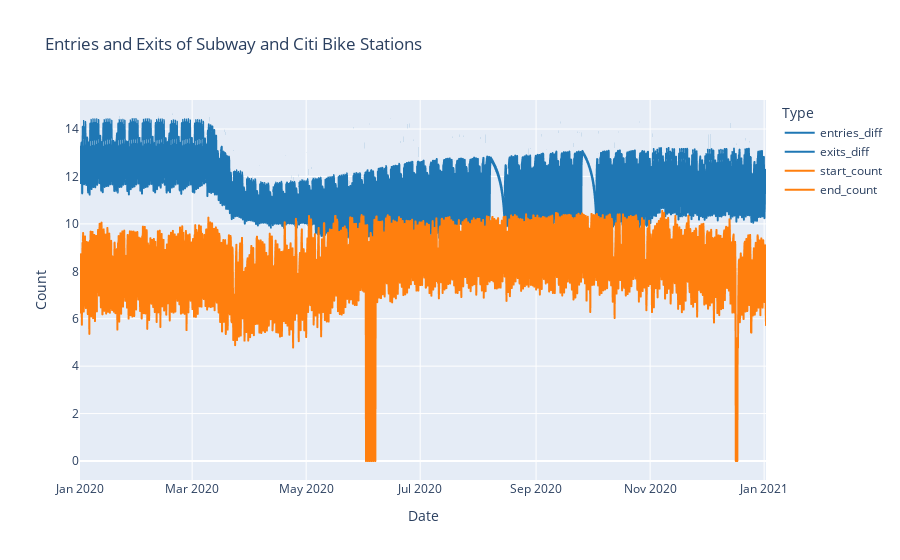
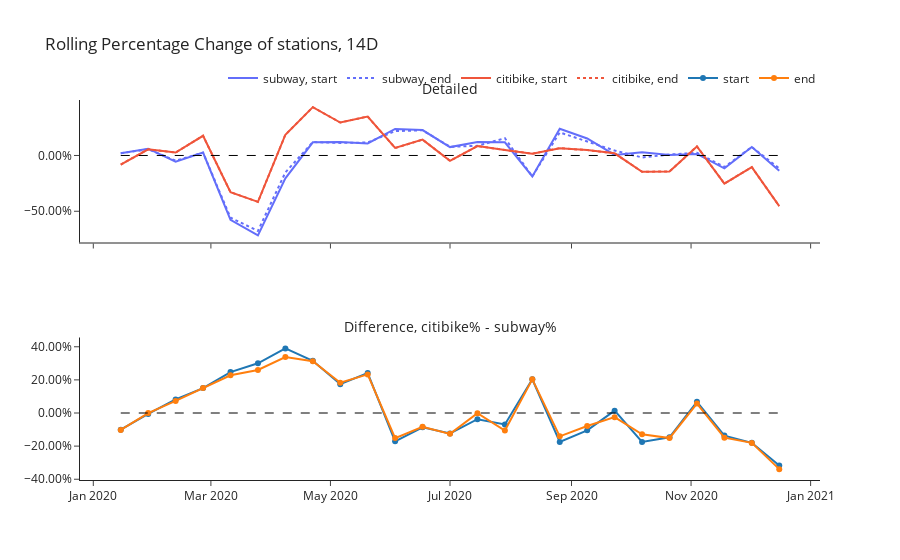

The notebook cell these images were saved under, in order:
### Code cell
def graph_all(window: str = "7D"):
    max_datetime = df_subway['datetime_rounded'].max()
    min_datetime = df_subway['datetime_rounded'].min()
    df_graph = (
        df_subway.groupby('datetime_rounded').sum().reset_index()
        .merge(
            (df_citibike.loc[(df_citibike['datetime_rounded'] >= min_datetime) & (df_citibike['datetime_rounded'] <= max_datetime), :]
            .groupby('datetime_rounded').sum().reset_index()),
            on='datetime_rounded'
        )
    )
    figure = px.line(
        (
            df_graph
            #.resample('1D', on='datetime_rounded').sum().reset_index()
            .assign(
                entries_diff = lambda df: np.log(df['entries_diff'] + 1),
                exits_diff = lambda df: np.log(df['exits_diff'] + 1),
                start_count = lambda df: np.log(df['start_count'] + 1),
                end_count = lambda df: np.log(df['end_count'] + 1)
            )
        ),
        x='datetime_rounded',
        y=['entries_diff', 'exits_diff', 'start_count', 'end_count'],
        labels={
            'datetime_rounded': 'Date',
            'value': 'Count',
            'variable': 'Type'
        },
        title=f"Entries and Exits of Subway and Citi Bike Stations",
        color_discrete_sequence=['#1f77b4', '#1f77b4', '#ff7f0e', '#ff7f0e'],
        #symbol_sequence=['circle', 'square', 'circle', 'square'],

    )
    figure.show()
    figure = npt.plot_rolling_pct_change(
        df_graph,
        window=window,
        datetime_col='datetime_rounded'
    )
    figure.update_layout(
        title=f"Rolling Percentage Change of stations, {window}",
        legend=dict(
            orientation='h',
            yanchor='bottom',
            y=1.02,
            xanchor='right',
            x=1
        )
    )
    figure.show()


graph_all(window="14D")

### Figure 1 — Plotly figure (JSON) as saved in the notebook; plotly's stock layout.template omitted (floating-point values rounded to 4 significant figures; data arrays with more than 128 entries replaced by an {"elided": "..."} marker saying what was removed)
{"data": [{"hovertemplate": "Type=entries_diff<br>Date=%{x}<br>Count=%{y}<extra></extra>", "legendgroup": "entries_diff", "line": {"color": "#1f77b4", "dash": "solid"}, "marker": {"symbol": "circle"}, "mode": "lines", "name": "entries_diff", "showlegend": true, "type": "scattergl", "x": {"elided": "2203 str values"}, "xaxis": "x", "y": {"elided": "2203 float values"}, "yaxis": "y"}, {"hovertemplate": "Type=exits_diff<br>Date=%{x}<br>Count=%{y}<extra></extra>", "legendgroup": "exits_diff", "line": {"color": "#1f77b4", "dash": "solid"}, "marker": {"symbol": "circle"}, "mode": "lines", "name": "exits_diff", "showlegend": true, "type": "scattergl", "x": {"elided": "2203 str values"}, "xaxis": "x", "y": {"elided": "2203 float values"}, "yaxis": "y"}, {"hovertemplate": "Type=start_count<br>Date=%{x}<br>Count=%{y}<extra></extra>", "legendgroup": "start_count", "line": {"color": "#ff7f0e", "dash": "solid"}, "marker": {"symbol": "circle"}, "mode": "lines", "name": "start_count", "showlegend": true, "type": "scattergl", "x": {"elided": "2203 str values"}, "xaxis": "x", "y": {"elided": "2203 float values"}, "yaxis": "y"}, {"hovertemplate": "Type=end_count<br>Date=%{x}<br>Count=%{y}<extra></extra>", "legendgroup": "end_count", "line": {"color": "#ff7f0e", "dash": "solid"}, "marker": {"symbol": "circle"}, "mode": "lines", "name": "end_count", "showlegend": true, "type": "scattergl", "x": {"elided": "2203 str values"}, "xaxis": "x", "y": {"elided": "2203 float values"}, "yaxis": "y"}], "layout": {"legend": {"title": {"text": "Type"}, "tracegroupgap": 0}, "title": {"text": "Entries and Exits of Subway and Citi Bike Stations"}, "xaxis": {"anchor": "y", "domain": [0, 1], "title": {"text": "Date"}}, "yaxis": {"anchor": "x", "domain": [0, 1], "title": {"text": "Count"}}}}

### Figure 2 — Plotly figure (JSON) as saved in the notebook; plotly's stock layout.template omitted (floating-point values rounded to 4 significant figures)
{"data": [{"hovertemplate": "Transportation=subway<br>Start or End=start<br>Date=%{x}<br>Percentage Change=%{y}<extra></extra>", "legendgroup": "subway, start", "line": {"color": "#636efa", "dash": "solid"}, "marker": {"symbol": "circle"}, "mode": "lines", "name": "subway, start", "orientation": "v", "showlegend": true, "type": "scatter", "x": ["2020-01-15T00:00:00", "2020-01-29T00:00:00", "2020-02-12T00:00:00", "2020-02-26T00:00:00", "2020-03-11T00:00:00", "2020-03-25T00:00:00", "2020-04-08T00:00:00", "2020-04-22T00:00:00", "2020-05-06T00:00:00", "2020-05-20T00:00:00", "2020-06-03T00:00:00", "2020-06-17T00:00:00", "2020-07-01T00:00:00", "2020-07-15T00:00:00", "2020-07-29T00:00:00", "2020-08-12T00:00:00", "2020-08-26T00:00:00", "2020-09-09T00:00:00", "2020-09-23T00:00:00", "2020-10-07T00:00:00", "2020-10-21T00:00:00", "2020-11-04T00:00:00", "2020-11-18T00:00:00", "2020-12-02T00:00:00", "2020-12-16T00:00:00"], "xaxis": "x", "y": [0.01906, 0.06055, -0.0561, 0.02572, -0.5767, -0.7163, -0.2046, 0.118, 0.121, 0.1078, 0.2378, 0.2278, 0.07497, 0.1216, 0.1182, -0.1881, 0.24, 0.1526, 0.005287, 0.02835, 0.003406, 0.01387, -0.1155, 0.07577, -0.1372], "yaxis": "y"}, {"hovertemplate": "Transportation=subway<br>Start or End=end<br>Date=%{x}<br>Percentage Change=%{y}<extra></extra>", "legendgroup": "subway, end", "line": {"color": "#636efa", "dash": "dot"}, "marker": {"symbol": "circle"}, "mode": "lines", "name": "subway, end", "orientation": "v", "showlegend": true, "type": "scatter", "x": ["2020-01-15T00:00:00", "2020-01-29T00:00:00", "2020-02-12T00:00:00", "2020-02-26T00:00:00", "2020-03-11T00:00:00", "2020-03-25T00:00:00", "2020-04-08T00:00:00", "2020-04-22T00:00:00", "2020-05-06T00:00:00", "2020-05-20T00:00:00", "2020-06-03T00:00:00", "2020-06-17T00:00:00", "2020-07-01T00:00:00", "2020-07-15T00:00:00", "2020-07-29T00:00:00", "2020-08-12T00:00:00", "2020-08-26T00:00:00", "2020-09-09T00:00:00", "2020-09-23T00:00:00", "2020-10-07T00:00:00", "2020-10-21T00:00:00", "2020-11-04T00:00:00", "2020-11-18T00:00:00", "2020-12-02T00:00:00", "2020-12-16T00:00:00"], "xaxis": "x", "y": [0.02076, 0.05513, -0.04681, 0.02493, -0.5574, -0.6762, -0.1522, 0.1202, 0.1125, 0.1162, 0.2183, 0.2257, 0.07786, 0.08616, 0.1547, -0.1874, 0.2064, 0.1261, 0.04422, -0.01797, 0.008483, 0.02391, -0.1032, 0.07588, -0.1157], "yaxis": "y"}, {"hovertemplate": "Transportation=citibike<br>Start or End=start<br>Date=%{x}<br>Percentage Change=%{y}<extra></extra>", "legendgroup": "citibike, start", "line": {"color": "#EF553B", "dash": "solid"}, "marker": {"symbol": "circle"}, "mode": "lines", "name": "citibike, start", "orientation": "v", "showlegend": true, "type": "scatter", "x": ["2020-01-15T00:00:00", "2020-01-29T00:00:00", "2020-02-12T00:00:00", "2020-02-26T00:00:00", "2020-03-11T00:00:00", "2020-03-25T00:00:00", "2020-04-08T00:00:00", "2020-04-22T00:00:00", "2020-05-06T00:00:00", "2020-05-20T00:00:00", "2020-06-03T00:00:00", "2020-06-17T00:00:00", "2020-07-01T00:00:00", "2020-07-15T00:00:00", "2020-07-29T00:00:00", "2020-08-12T00:00:00", "2020-08-26T00:00:00", "2020-09-09T00:00:00", "2020-09-23T00:00:00", "2020-10-07T00:00:00", "2020-10-21T00:00:00", "2020-11-04T00:00:00", "2020-11-18T00:00:00", "2020-12-02T00:00:00", "2020-12-16T00:00:00"], "xaxis": "x", "y": [-0.08181, 0.05505, 0.02608, 0.1764, -0.3294, -0.4159, 0.1858, 0.4333, 0.295, 0.349, 0.06708, 0.1418, -0.04809, 0.08433, 0.04901, 0.01588, 0.06554, 0.04813, 0.01915, -0.1464, -0.1433, 0.08125, -0.2521, -0.1044, -0.4546], "yaxis": "y"}, {"hovertemplate": "Transportation=citibike<br>Start or End=end<br>Date=%{x}<br>Percentage Change=%{y}<extra></extra>", "legendgroup": "citibike, end", "line": {"color": "#EF553B", "dash": "dot"}, "marker": {"symbol": "circle"}, "mode": "lines", "name": "citibike, end", "orientation": "v", "showlegend": true, "type": "scatter", "x": ["2020-01-15T00:00:00", "2020-01-29T00:00:00", "2020-02-12T00:00:00", "2020-02-26T00:00:00", "2020-03-11T00:00:00", "2020-03-25T00:00:00", "2020-04-08T00:00:00", "2020-04-22T00:00:00", "2020-05-06T00:00:00", "2020-05-20T00:00:00", "2020-06-03T00:00:00", "2020-06-17T00:00:00", "2020-07-01T00:00:00", "2020-07-15T00:00:00", "2020-07-29T00:00:00", "2020-08-12T00:00:00", "2020-08-26T00:00:00", "2020-09-09T00:00:00", "2020-09-23T00:00:00", "2020-10-07T00:00:00", "2020-10-21T00:00:00", "2020-11-04T00:00:00", "2020-11-18T00:00:00", "2020-12-02T00:00:00", "2020-12-16T00:00:00"], "xaxis": "x", "y": [-0.08158, 0.05499, 0.02605, 0.1763, -0.3292, -0.4161, 0.186, 0.4329, 0.2952, 0.3493, 0.06659, 0.142, -0.04815, 0.08457, 0.04904, 0.01586, 0.06564, 0.04795, 0.01916, -0.1464, -0.1431, 0.08097, -0.2521, -0.1045, -0.4546], "yaxis": "y"}, {"hovertemplate": "Start or End=start<br>Date=%{x}<br>citibike% - subway%=%{y}<extra></extra>", "legendgroup": "start", "line": {"color": "#1f77b4", "dash": "solid"}, "marker": {"symbol": "circle"}, "mode": "lines+markers", "name": "start", "orientation": "v", "showlegend": true, "type": "scatter", "x": ["2020-01-15T00:00:00", "2020-01-29T00:00:00", "2020-02-12T00:00:00", "2020-02-26T00:00:00", "2020-03-11T00:00:00", "2020-03-25T00:00:00", "2020-04-08T00:00:00", "2020-04-22T00:00:00", "2020-05-06T00:00:00", "2020-05-20T00:00:00", "2020-06-03T00:00:00", "2020-06-17T00:00:00", "2020-07-01T00:00:00", "2020-07-15T00:00:00", "2020-07-29T00:00:00", "2020-08-12T00:00:00", "2020-08-26T00:00:00", "2020-09-09T00:00:00", "2020-09-23T00:00:00", "2020-10-07T00:00:00", "2020-10-21T00:00:00", "2020-11-04T00:00:00", "2020-11-18T00:00:00", "2020-12-02T00:00:00", "2020-12-16T00:00:00"], "xaxis": "x2", "y": [-0.1009, -0.005504, 0.08218, 0.1507, 0.2473, 0.3004, 0.3903, 0.3153, 0.1741, 0.2413, -0.1707, -0.08598, -0.1231, -0.0373, -0.06915, 0.204, -0.1745, -0.1045, 0.01386, -0.1748, -0.1467, 0.06738, -0.1366, -0.1802, -0.3175], "yaxis": "y2"}, {"hovertemplate": "Start or End=end<br>Date=%{x}<br>citibike% - subway%=%{y}<extra></extra>", "legendgroup": "end", "line": {"color": "#ff7f0e", "dash": "solid"}, "marker": {"symbol": "circle"}, "mode": "lines+markers", "name": "end", "orientation": "v", "showlegend": true, "type": "scatter", "x": ["2020-01-15T00:00:00", "2020-01-29T00:00:00", "2020-02-12T00:00:00", "2020-02-26T00:00:00", "2020-03-11T00:00:00", "2020-03-25T00:00:00", "2020-04-08T00:00:00", "2020-04-22T00:00:00", "2020-05-06T00:00:00", "2020-05-20T00:00:00", "2020-06-03T00:00:00", "2020-06-17T00:00:00", "2020-07-01T00:00:00", "2020-07-15T00:00:00", "2020-07-29T00:00:00", "2020-08-12T00:00:00", "2020-08-26T00:00:00", "2020-09-09T00:00:00", "2020-09-23T00:00:00", "2020-10-07T00:00:00", "2020-10-21T00:00:00", "2020-11-04T00:00:00", "2020-11-18T00:00:00", "2020-12-02T00:00:00", "2020-12-16T00:00:00"], "xaxis": "x2", "y": [-0.1023, -0.0001412, 0.07286, 0.1514, 0.2282, 0.2602, 0.3381, 0.3127, 0.1827, 0.2331, -0.1517, -0.08368, -0.126, -0.001589, -0.1057, 0.2032, -0.1408, -0.07812, -0.02506, -0.1284, -0.1516, 0.05706, -0.1489, -0.1804, -0.3389], "yaxis": "y2"}, {"line": {"color": "black", "dash": "dash", "width": 1}, "mode": "lines", "name": "0% Line", "showlegend": false, "type": "scatter", "x": ["2020-01-15T00:00:00.000000000", "2020-01-29T00:00:00.000000000", "2020-02-12T00:00:00.000000000", "2020-02-26T00:00:00.000000000", "2020-03-11T00:00:00.000000000", "2020-03-25T00:00:00.000000000", "2020-04-08T00:00:00.000000000", "2020-04-22T00:00:00.000000000", "2020-05-06T00:00:00.000000000", "2020-05-20T00:00:00.000000000", "2020-06-03T00:00:00.000000000", "2020-06-17T00:00:00.000000000", "2020-07-01T00:00:00.000000000", "2020-07-15T00:00:00.000000000", "2020-07-29T00:00:00.000000000", "2020-08-12T00:00:00.000000000", "2020-08-26T00:00:00.000000000", "2020-09-09T00:00:00.000000000", "2020-09-23T00:00:00.000000000", "2020-10-07T00:00:00.000000000", "2020-10-21T00:00:00.000000000", "2020-11-04T00:00:00.000000000", "2020-11-18T00:00:00.000000000", "2020-12-02T00:00:00.000000000", "2020-12-16T00:00:00.000000000"], "xaxis": "x", "y": [0, 0, 0, 0, 0, 0, 0, 0, 0, 0, 0, 0, 0, 0, 0, 0, 0, 0, 0, 0, 0, 0, 0, 0, 0], "yaxis": "y"}, {"line": {"color": "black", "dash": "dash", "width": 1}, "mode": "lines", "name": "0% Line", "showlegend": false, "type": "scatter", "x": ["2020-01-15T00:00:00.000000000", "2020-01-29T00:00:00.000000000", "2020-02-12T00:00:00.000000000", "2020-02-26T00:00:00.000000000", "2020-03-11T00:00:00.000000000", "2020-03-25T00:00:00.000000000", "2020-04-08T00:00:00.000000000", "2020-04-22T00:00:00.000000000", "2020-05-06T00:00:00.000000000", "2020-05-20T00:00:00.000000000", "2020-06-03T00:00:00.000000000", "2020-06-17T00:00:00.000000000", "2020-07-01T00:00:00.000000000", "2020-07-15T00:00:00.000000000", "2020-07-29T00:00:00.000000000", "2020-08-12T00:00:00.000000000", "2020-08-26T00:00:00.000000000", "2020-09-09T00:00:00.000000000", "2020-09-23T00:00:00.000000000", "2020-10-07T00:00:00.000000000", "2020-10-21T00:00:00.000000000", "2020-11-04T00:00:00.000000000", "2020-11-18T00:00:00.000000000", "2020-12-02T00:00:00.000000000", "2020-12-16T00:00:00.000000000"], "xaxis": "x2", "y": [0, 0, 0, 0, 0, 0, 0, 0, 0, 0, 0, 0, 0, 0, 0, 0, 0, 0, 0, 0, 0, 0, 0, 0, 0], "yaxis": "y2"}], "layout": {"annotations": [{"font": {"size": 14}, "showarrow": false, "text": "Detailed", "x": 0.5, "xanchor": "center", "xref": "paper", "y": 1, "yanchor": "bottom", "yref": "paper"}, {"font": {"size": 14}, "showarrow": false, "text": "Difference, citibike% - subway%", "x": 0.5, "xanchor": "center", "xref": "paper", "y": 0.375, "yanchor": "bottom", "yref": "paper"}], "legend": {"orientation": "h", "x": 1, "xanchor": "right", "y": 1.02, "yanchor": "bottom"}, "title": {"text": "Rolling Percentage Change of stations, 14D"}, "xaxis": {"anchor": "y", "domain": [0, 1], "matches": "x2", "showticklabels": false}, "xaxis2": {"anchor": "y2", "domain": [0, 1]}, "yaxis": {"anchor": "x", "domain": [0.625, 1], "tickformat": ".2%"}, "yaxis2": {"anchor": "x2", "domain": [0, 0.375], "tickformat": ".2%"}}}
